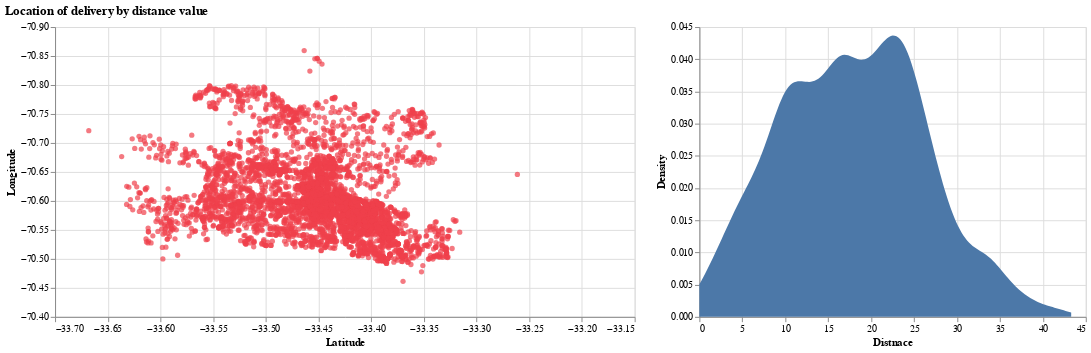

The notebook cell this image was saved under:
### Code cell
data = remove_outlayers(df.sample(5000)[columns], 'distance', True)
# interval selection in the scatter plot
pts = alt.selection(type="interval", encodings=["x"])

# left panel: scatter plot
points = alt.Chart().mark_point(filled=True, color=PALETTE_ALT[1],).encode(x=LAT_AXIS,y=LONG_AXIS
).transform_filter(pts).properties(width=600, height=300)

# right panel: histogram
mag = alt.Chart(data=data).transform_density(density="distance", as_=['distance', 'density']).mark_area().encode(
  x=alt.X('distance', type='quantitative', title='Distnace'), 
  y=DEN_AXIS
  #color=alt.Color('total_size:N', legend=alt.Legend(title='Total size'), scale=color_scale),
).add_selection(pts)

alt.hconcat(points, mag, data=data[columns]).properties(title='Location of delivery by distance value')

### Figure 1 — Vega-Lite specification as saved in the notebook (floating-point values rounded to 4 significant figures; data arrays with more than 128 entries replaced by an {"elided": "..."} marker saying what was removed)
{"config": {"view": {"continuousWidth": 400, "continuousHeight": 300}}, "hconcat": [{"mark": {"type": "point", "color": "#EF404B", "filled": true}, "encoding": {"x": {"type": "quantitative", "field": "lat", "scale": {"domain": [-33.7, -33.15]}, "title": "Latitude"}, "y": {"type": "quantitative", "field": "long", "scale": {"domain": [-70.4, -70.9]}, "title": "Longitude"}}, "height": 300, "transform": [{"filter": {"selection": "selector161"}}], "width": 600}, {"data": {"name": "data-ae7e9eb74354e938ae1d36eddb643215"}, "mark": "area", "encoding": {"x": {"type": "quantitative", "field": "distance", "title": "Distnace"}, "y": {"type": "quantitative", "field": "density", "title": "Density"}}, "selection": {"selector161": {"type": "interval", "encodings": ["x"]}}, "transform": [{"density": "distance", "as": ["distance", "density"]}]}], "data": {"name": "data-ae7e9eb74354e938ae1d36eddb643215"}, "title": "Location of delivery by distance value", "$schema": "https://vega.github.io/schema/vega-lite/v4.8.1.json", "datasets": {"data-ae7e9eb74354e938ae1d36eddb643215": {"elided": "4985 records"}}}
